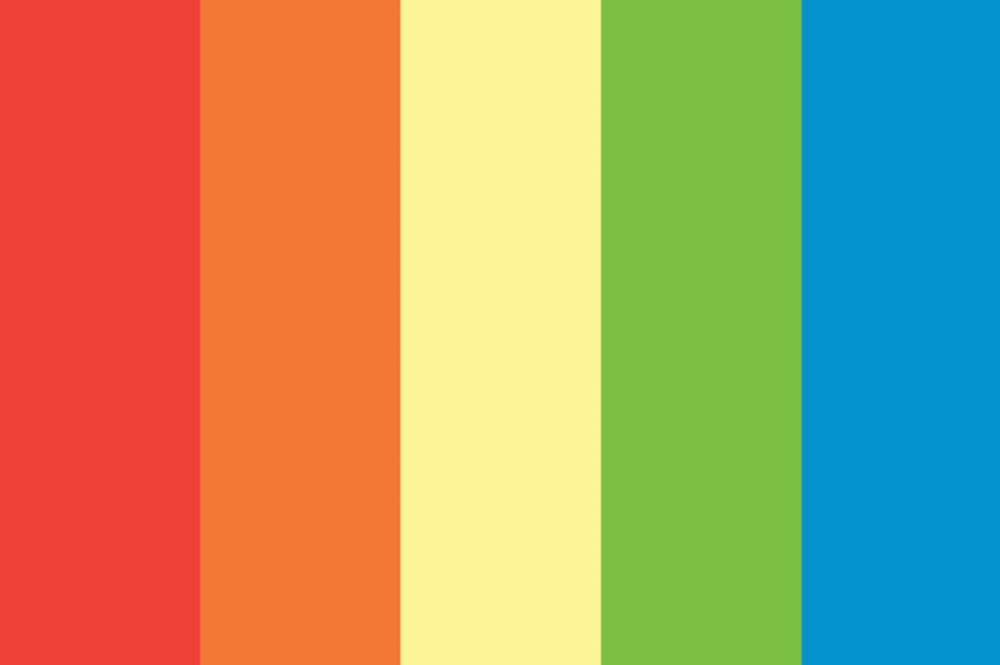
#> input picture test/1.png, 1000 x 665 px, shrunk from 1289 x 857 before the run
$ python test.py
#> lines starting #> are read from the running program, lines starting #| are printed output that depends on the picture; after the words box and inside, x2 and y2 are one past the last pixel; in counts of white or black regions, pixels touching at a corner belong together
import cv2
import numpy as np

img = cv2.imread('1.png')
#> img is the input picture: shape (665, 1000, 3); mean B, G, R 106.5, 153, 172.5
h,w = img.shape[:2]
#> h = 665; w = 1000
mask = np.zeros((h+2,w+2,1),np.uint8)
cv2.floodFill(img,mask,(0,0),(0,0,0),(30,30,30),(30,30,30),cv2.FLOODFILL_FIXED_RANGE)
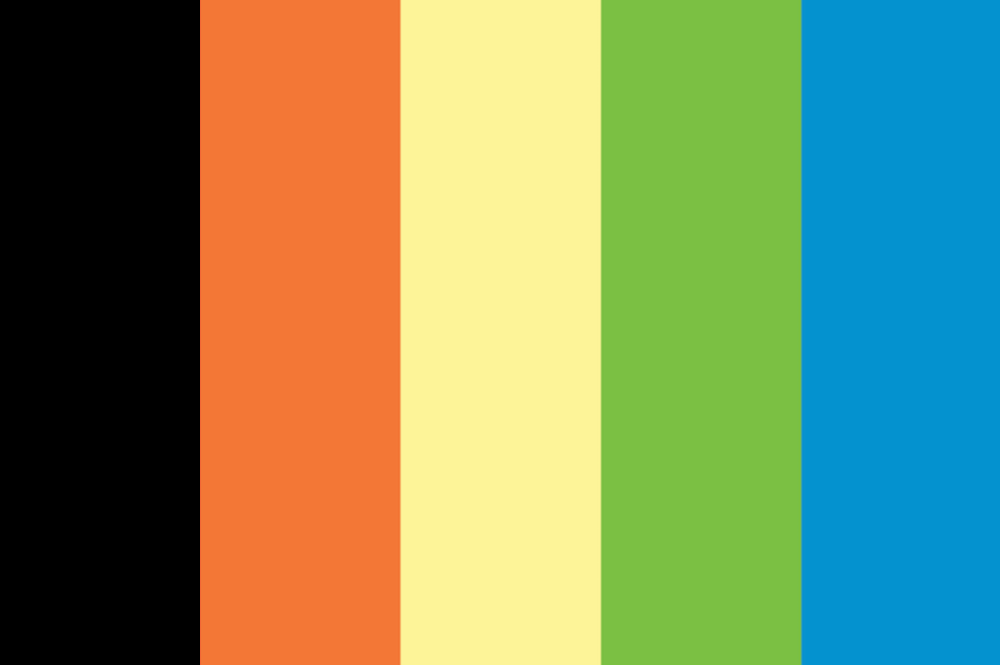
#> img: shape (665, 1000, 3); mean B, G, R 95.9, 140.2, 124.9
cv2.imshow('test',img)
cv2.imshow('mask', mask)
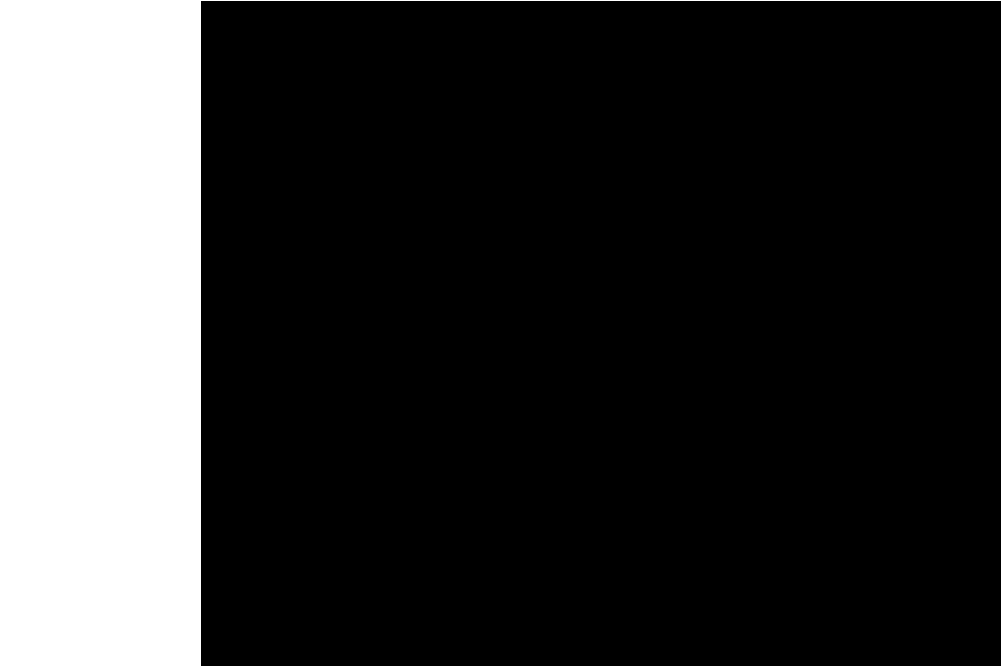
#> window 'mask': shape (667, 1002, 1); values 0 (black) and 1 (white), 20.4% white; 1 white region, box (x1, y1, x2, y2) and area: (0, 0, 1002, 667) 136334
cv2.waitKey(0)
